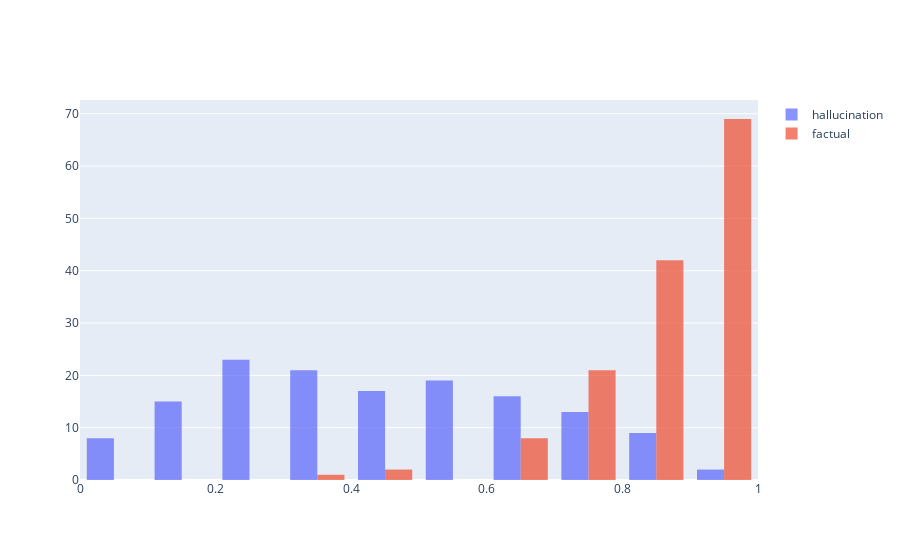

This figure's notebook cell:
### Code cell
hallucination_aggs = [np.mean(l) for l in hallucination_scores]
factual_aggs = [np.mean(l) for l in factual_scores]

fig = go.Figure()
fig.add_trace(go.Histogram(x=hallucination_aggs, name='hallucination', opacity=0.75))
fig.add_trace(go.Histogram(x=factual_aggs, name='factual', opacity=0.75))

### Figure 1 — Plotly figure (JSON) as saved in the notebook; plotly's stock layout.template omitted (floating-point values rounded to 4 significant figures; data arrays with more than 128 entries replaced by an {"elided": "..."} marker saying what was removed)
{"data": [{"name": "hallucination", "opacity": 0.75, "type": "histogram", "x": {"elided": "143 float values"}}, {"name": "factual", "opacity": 0.75, "type": "histogram", "x": {"elided": "143 float values"}}], "layout": {"autosize": true, "xaxis": {"autorange": true, "range": [6.939e-17, 1.0], "type": "linear"}, "yaxis": {"autorange": true, "range": [0, 72.63]}}}
